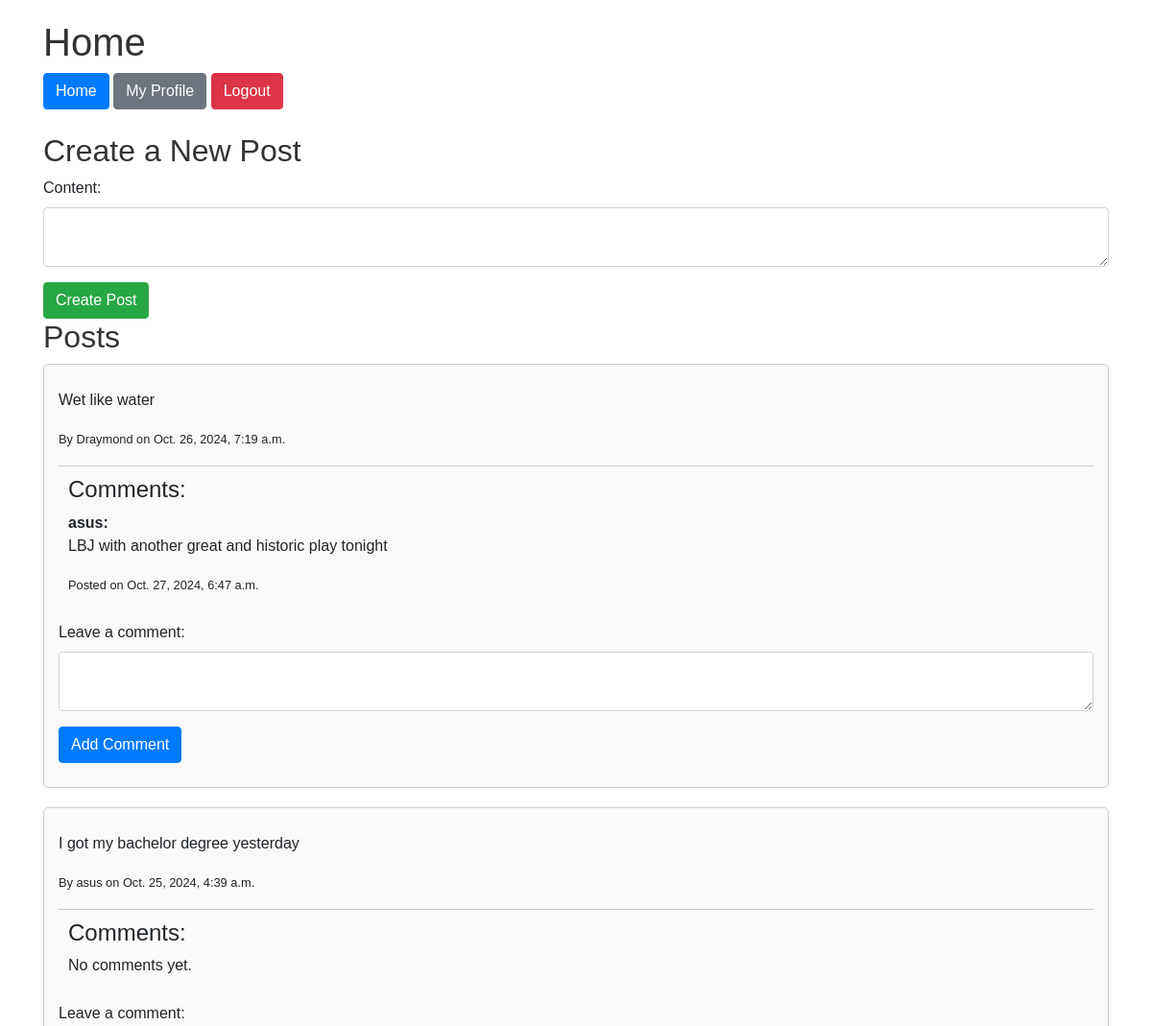
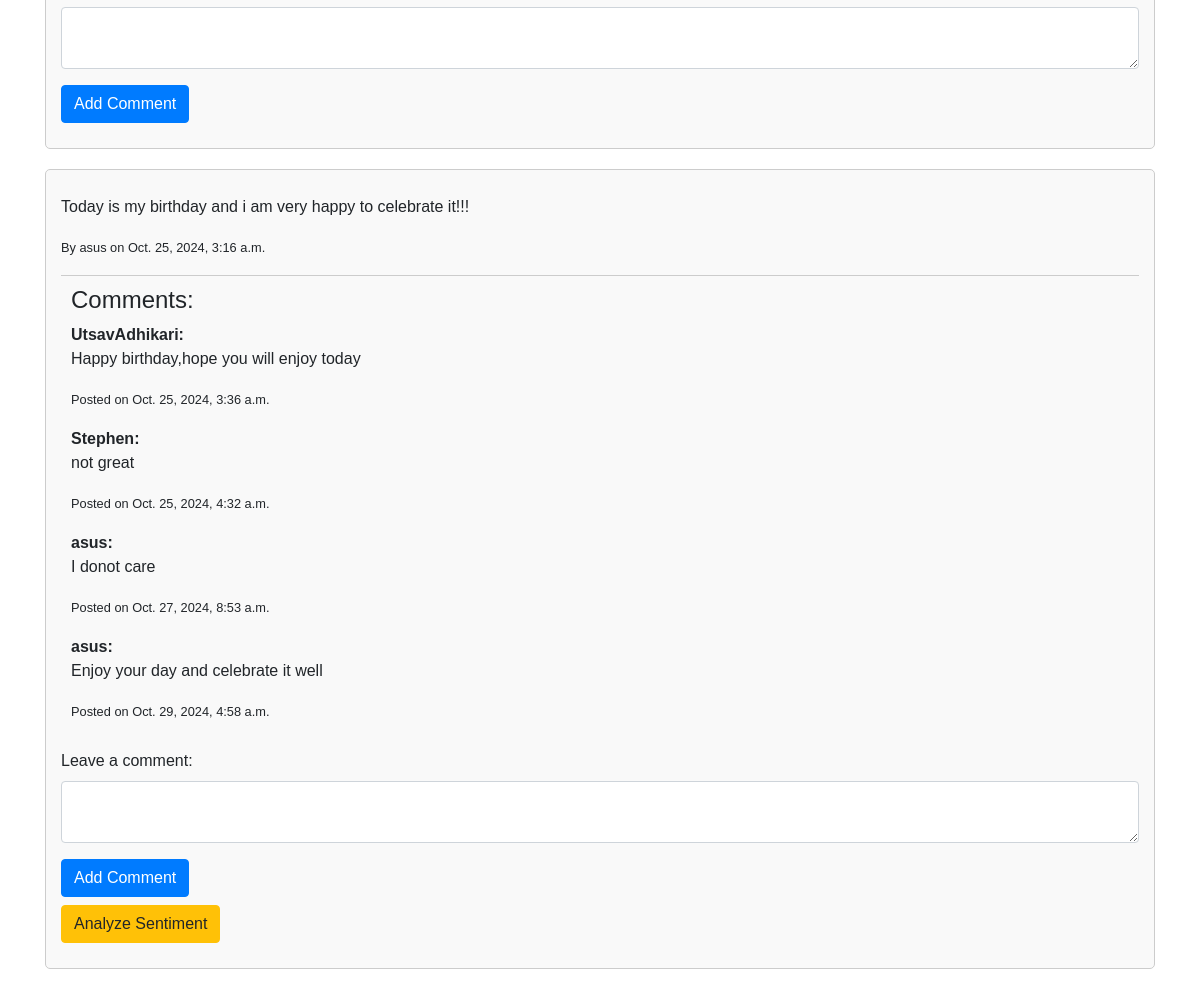
The page / on the database its author committed (2 pictures, top to bottom).
### main/models.py (models this page shows, shortened)
class Post(models.Model):
    content = models.TextField()  # Keeping only the content field
    author = models.ForeignKey(User, on_delete=models.CASCADE)
    created_at = models.DateTimeField(auto_now_add=True)

class Comment(models.Model):
    post = models.ForeignKey(Post, on_delete=models.CASCADE, related_name='comments')
    author = models.ForeignKey(User, on_delete=models.CASCADE)  # Link to the User model
    content = models.TextField()
    created_at = models.DateTimeField(auto_now_add=True)

### main/views.py (the view)
# urls.py: path('', home, name='home'),
def home(request):
    posts = Post.objects.all().order_by('-created_at')
    return render(request, 'home.html', {'posts': posts})

### templates/home.html (shortened to what this page needs)
<!DOCTYPE html>
<html lang="en">
<head>
    <link rel="stylesheet" href="https://stackpath.bootstrapcdn.com/bootstrap/4.5.2/css/bootstrap.min.css">
</head>
<body>
    <div class="container">
        <h1>Home</h1>
        <div class="menu mb-4">
            <a href="{% url 'home' %}" class="btn btn-primary">Home</a>
            <a href="{% url 'my_posts' %}" class="btn btn-secondary">My Profile</a>
            <form action="{% url 'logout' %}" method="post" style="display:inline;">
                <button type="submit" class="btn btn-danger">Logout</button>
            </form>
        </div>
        <h2>Create a New Post</h2>
        <form method="post" action="{% url 'create_post' %}">
            <div class="form-group">
                <label for="content">Content:</label>
                <textarea id="content" name="content" class="form-control" required></textarea>
            </div>
            <button type="submit" class="btn btn-success">Create Post</button>
        </form>
        <h2>Posts</h2>
        {% if posts %}
            {% for post in posts %}
                <div class="post" id="post-{{ post.id }}">
                    <p>{{ post.content }}</p>
                    <p><small>By {{ post.author.username }} on {{ post.created_at }}</small></p>
                    <div class="comments">
                        <h4>Comments:</h4>
                        {% if post.comments.all %}
                            {% for comment in post.comments.all %}
                                <div class="comment">
                                    <strong>{{ comment.author.username }}:</strong>
                                    <p>{{ comment.content }}</p>
                                    <p><small>Posted on {{ comment.created_at }}</small></p>
                                </div>
                            {% endfor %}
                        {% else %}
                            <p>No comments yet.</p>
                        {% endif %}
                    </div>
                    <form method="post" action="{% url 'add_comment' post.id %}" class="add-comment">
                        <div class="form-group">
                            <label for="comment">Leave a comment:</label>
                            <textarea id="comment" name="comment" class="form-control" required></textarea>
                        </div>
                        <button type="submit" class="btn btn-primary">Add Comment</button>
                    </form>
                    <button type="button" class="btn btn-warning analyze-sentiment-btn mt-2"
                            data-post-id="{{ post.id }}"
                            style="display: none;">
                        Analyze Sentiment
                    </button>
                </div>
            {% endfor %}
        {% else %}
            <p>No posts available.</p>
        {% endif %}
    </div>
</body>
</html>

### templates/home.html (style rules this page uses)
body { font-family: Arial, sans-serif; margin: 20px; }
h1, h2 { color: #333; }
.post { border: 1px solid #ccc; border-radius: 5px; padding: 15px; margin-bottom: 20px; background-color: #f9f9f9; }
.comments { margin-top: 10px; padding: 10px; border-top: 1px solid #ccc; }
.comment { margin-bottom: 10px; }

### rows shown on the page
Post: content "Wet like water", author.username "Draymond", created_at "Oct. 26, 2024, 7:19 a.m."
Comment: author.username "asus", content "LBJ with another great and historic play tonight", created_at "Oct. 27, 2024, 6:47 a.m."
Post: content "I got my bachelor degree yesterday", author.username "asus", created_at "Oct. 25, 2024, 4:39 a.m.", shows "No comments yet."
Post: content "Today is my birthday and i am very happy to celebrate it!!!", author.username "asus", created_at "Oct. 25, 2024, 3:16 a.m."
Comment: author.username "UtsavAdhikari", content "Happy birthday,hope you will enjoy today", created_at "Oct. 25, 2024, 3:36 a.m."
Comment: author.username "Stephen", content "not great", created_at "Oct. 25, 2024, 4:32 a.m."
Comment: author.username "asus", content "I donot care", created_at "Oct. 27, 2024, 8:53 a.m."
Comment: author.username "asus", content "Enjoy your day and celebrate it well", created_at "Oct. 29, 2024, 4:58 a.m."
